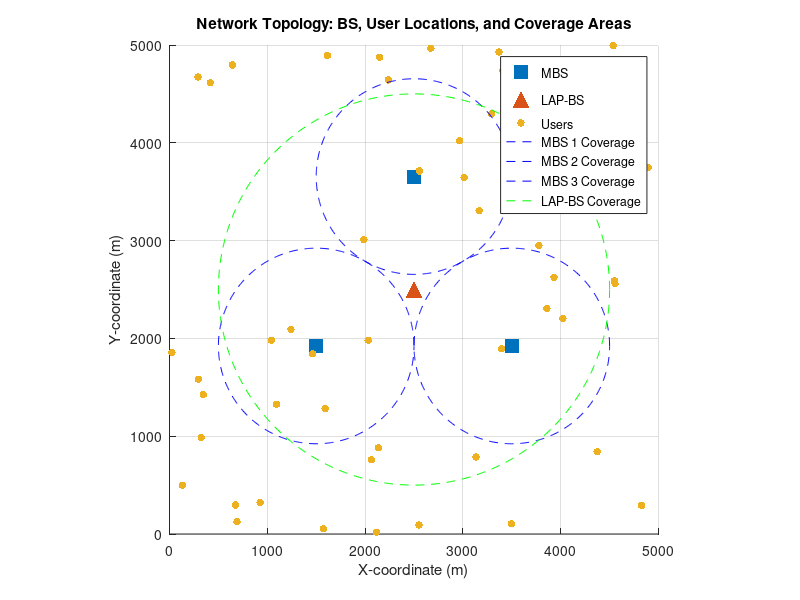

This chart was generated by the following MATLAB code: (Note: this script raises an error after producing the figure.)
% MATLAB Simulation for Coordinated Beamforming (CoMP)
% Comparing RZF, ZF, and MRT Precoding within CoMP


% Clear workspace and command window
clear;
clc;
close all;

%% System Parameters
num_users = 50; % Total number of users (I)
num_BS = 4; % Total number of base stations (J) (1 LAP, 3 MBS)
num_antennas_per_BS = 4; % Number of transmit antennas per BS (Nt)
total_antennas = num_BS * num_antennas_per_BS; % Total antennas in the cluster

% Simulation area (square)
area_size_m = 5000; % 5 km x 5 km

% Coverage Radii in meters)
mbs_coverage_radius_m = 1000; % 1 km
lap_coverage_radius_m = 2000; % 2 km

% BS Locations [x, y, z] in meters
center_x = area_size_m / 2; % 2500
center_y = area_size_m / 2; % 2500
mbs_triangle_side_length = 2 * mbs_coverage_radius_m; % 2000 m
mbs_distance_to_center = mbs_triangle_side_length / sqrt(3);

bs_locations = [
    center_x, center_y + mbs_distance_to_center, 30; % MBS 1
    center_x - mbs_triangle_side_length/2, center_y - mbs_distance_to_center/2, 30; % MBS 2
    center_x + mbs_triangle_side_length/2, center_y - mbs_distance_to_center/2, 30; % MBS 3
    center_x, center_y, 2000; % LAP-BS
];

% User Locations [x, y] in meters - Randomly distributed
user_locations = area_size_m * rand(num_users, 2);

% Random Walk Mobility Parameters
v_min = 1; % Minimum speed (m/s)
v_max = 10; % Maximum speed (m/s)
D_max = 10; % Maximum distance per time slot (meters)

% Channel Model Parameters
fc_MHz = 2545; % Carrier frequency (2 GHz)
c = 3e8; % Speed of light
lambda = c / (fc_MHz * 1e6); % Wavelength
noise_power_dBm = -100; % Noise power
noise_power_watt = 10^(noise_power_dBm / 10) * 1e-3; % Noise power in Watts

% Path Loss Model Parameters
mbs_height_m = 30; % MBS height
alpha_NLoS_std_dev_dB = 6; % Shadowing standard deviation
sigma_LAP = 4; % Elevation-dependent loss for LAP
rician_K_dB = 10; % Rician K factor in dB
rician_K = 10^(rician_K_dB / 10); % Rician K factor (linear)

% Power Constraints
P_j_dBm = 46; % Per-BS transmit power (1 Watt)
P_j_watt = 10^(P_j_dBm / 10) * 1e-3; % Per-BS power in Watts
P_total_watt = num_BS * P_j_watt; % Total power

% Scheduling & Beamforming Parameters
sus_candidate_set_size = 8; % Candidate users per BS
SINR_threshold_dB = 0; % Minimum SINR for RZF
SINR_threshold_linear = 10^(SINR_threshold_dB / 10);
c_init = 1; % Initial RZF regularization
c_max = 100; % Maximum RZF regularization
max_simultaneous_users_comp = total_antennas; %

%% Simulation Parameters
num_time_slots_to_simulate =    1000; % Number of time slots

%% Data Storage for Multi-Time Slot Simulation
all_scheduled_sinrs_linear_comp_rzf = [];
all_scheduled_sinrs_linear_comp_zf = [];
all_scheduled_sinrs_linear_comp_mrt = [];

%% Network Topology Visualization (Initial, static)
figure;
hold on;
scatter(bs_locations(1:3, 1), bs_locations(1:3, 2), 100, 's', 'filled', 'DisplayName', 'MBS');
scatter(bs_locations(4, 1), bs_locations(4, 2), 150, '^', 'filled', 'DisplayName', 'LAP-BS');
scatter(user_locations(:, 1), user_locations(:, 2), 30, 'o', 'filled', 'DisplayName', 'Users');
theta = 0:0.01:2*pi;
for j = 1:3
    x_circle = bs_locations(j, 1) + mbs_coverage_radius_m * cos(theta);
    y_circle = bs_locations(j, 2) + mbs_coverage_radius_m * sin(theta);
    plot(x_circle, y_circle, 'b--', 'DisplayName', sprintf('MBS %d Coverage', j));
end
x_circle = bs_locations(4, 1) + lap_coverage_radius_m * cos(theta);
y_circle = bs_locations(4, 2) + lap_coverage_radius_m * sin(theta);
plot(x_circle, y_circle, 'g--', 'DisplayName', 'LAP-BS Coverage');
xlabel('X-coordinate (m)');
ylabel('Y-coordinate (m)');
title('Network Topology: BS, User Locations, and Coverage Areas');
legend;
grid on;
axis equal;
xlim([0 area_size_m]);
ylim([0 area_size_m]);
hold off;

%% Multi-Time Slot Simulation Loop
fprintf('Starting Multi-Time Slot Simulation (%d slots) for CoMP scenarios with Random Walk mobility and binary scheduling...\n', num_time_slots_to_simulate);
for time_slot = 1:num_time_slots_to_simulate
    fprintf('\n--- Time Slot %d ---\n', time_slot);
    %% Update User Locations (Random Walk Model)
    % Generate random directions and speeds
    theta_i = 2 * pi * rand(num_users, 1); % Random direction in [0, 2*pi]
    v_i = v_min + (v_max - v_min) * rand(num_users, 1); % Random speed in [v_min, v_max]
    % Update locations
    for i = 1:num_users
        x_new = user_locations(i, 1) + (v_i(i) / v_max) * D_max * cos(theta_i(i));
        y_new = user_locations(i, 2) + (v_i(i) / v_max) * D_max * sin(theta_i(i));
        % Boundary reflection
        if x_new < 0
            x_new = -x_new; % Reflect off x=0
            theta_i(i) = pi - theta_i(i); % Reverse x-component of direction
        elseif x_new > area_size_m
            x_new = 2 * area_size_m - x_new; % Reflect off x=area_size_m
            theta_i(i) = pi - theta_i(i);
        end
        if y_new < 0
            y_new = -y_new; % Reflect off y=0
            theta_i(i) = -theta_i(i); % Reverse y-component of direction
        elseif y_new > area_size_m
            y_new = 2 * area_size_m - y_new; % Reflect off y=area_size_m
            theta_i(i) = -theta_i(i);
        end
        user_locations(i, :) = [x_new, y_new];
    end
    % Ensure users stay within bounds (additional check)
    user_locations(:, 1) = max(0, min(area_size_m, user_locations(:, 1)));
    user_locations(:, 2) = max(0, min(area_size_m, user_locations(:, 2)));

    %% Channel Generation (Large-scale and small-scale fading)
    % Large-scale fading (path loss and shadowing)
    channel_gain_linear = zeros(num_users, num_BS);
    for i = 1:num_users
        for j = 1:num_BS
            user_pos = [user_locations(i, :), 0];
            bs_pos = bs_locations(j, :);
            d_ij = norm(user_pos - bs_pos);
            if d_ij < 1e-3
                d_ij = 1e-3;
            end
            if j <= 3 % MBS
                alpha_NLoS_dB = alpha_NLoS_std_dev_dB * randn(1, 1);
                path_loss_dB_val = 40 * log10(d_ij / 1000) + (-18 * log10(mbs_height_m) + 21 * log10(fc_MHz) + 80 + alpha_NLoS_dB);
            else % LAP-BS
                elevation_angle_rad = atan2(bs_locations(j, 3), norm(user_locations(i, :) - bs_locations(j, 1:2)));
                path_loss_free_space_dB = 20 * log10((4 * pi * (fc_MHz * 1e6) * d_ij) / c);
                path_loss_additional_dB = (sigma_LAP - 2) * (1 - elevation_angle_rad / (pi / 2))^2;
                path_loss_dB_val = path_loss_free_space_dB + path_loss_additional_dB;
            end
            channel_gain_linear(i, j) = 10^(-path_loss_dB_val / 10);
        end
    end
    % Small-scale fading
    channel_h_ts = cell(num_users, num_BS);
    for i = 1:num_users
        for j = 1:num_BS
            if j <= 3 % MBS (Rayleigh)
                channel_h_ts{i, j} = sqrt(channel_gain_linear(i, j)) * (randn(num_antennas_per_BS, 1) + 1i * randn(num_antennas_per_BS, 1)) / sqrt(2);
            else % LAP-BS (Rician)
                h_tilde = ones(num_antennas_per_BS, 1);
                h_bar = (randn(num_antennas_per_BS, 1) + 1i * randn(num_antennas_per_BS, 1)) / sqrt(2);
                channel_h_ts{i, j} = sqrt(channel_gain_linear(i, j)) * (sqrt(rician_K / (1 + rician_K)) * h_tilde + sqrt(1 / (1 + rician_K)) * h_bar);
            end
        end
    end
    % Construct full channel matrix H for all users
    H_ts_comp = zeros(num_users, total_antennas);
    for i = 1:num_users
        row_i = [];
        for j = 1:num_BS
            row_i = [row_i, channel_h_ts{i, j}'];
        end
        H_ts_comp(i, :) = row_i;
    end

    %% User Scheduling (CoMP SUS)
    candidate_sets_ts = cell(1, num_BS);
    for j = 1:num_BS
        selected_users_for_bs_j = [];
        available_users = 1:num_users;
        current_channel_gains_for_bs_j = zeros(1, num_users);
        for u_idx = 1:num_users
            current_channel_gains_for_bs_j(u_idx) = norm(channel_h_ts{u_idx, j})^2;
        end
        [~, initial_user_idx_in_available] = max(current_channel_gains_for_bs_j(available_users));
        initial_user = available_users(initial_user_idx_in_available);
        selected_users_for_bs_j = [selected_users_for_bs_j, initial_user];
        available_users(initial_user_idx_in_available) = [];
        while length(selected_users_for_bs_j) < sus_candidate_set_size && ~isempty(available_users)
            min_max_correlation = inf;
            best_candidate_user = -1;
            best_candidate_user_idx_in_available = -1;
            for u_candidate_idx = 1:length(available_users)
                u_candidate = available_users(u_candidate_idx);
                max_correlation = 0;
                for u_selected = selected_users_for_bs_j
                    norm_u_candidate = norm(channel_h_ts{u_candidate, j});
                    norm_u_selected = norm(channel_h_ts{u_selected, j});
                    if norm_u_candidate > 0 && norm_u_selected > 0
                        correlation = abs(channel_h_ts{u_candidate, j}' * channel_h_ts{u_selected, j}) / (norm_u_candidate * norm_u_selected);
                        max_correlation = max(max_correlation, correlation);
                    else
                        max_correlation = 1;
                    end
                end
                if max_correlation < min_max_correlation
                    min_max_correlation = max_correlation;
                    best_candidate_user = u_candidate;
                    best_candidate_user_idx_in_available = u_candidate_idx;
                end
            end
            if best_candidate_user ~= -1
                selected_users_for_bs_j = [selected_users_for_bs_j, best_candidate_user];
                available_users(best_candidate_user_idx_in_available) = [];
            else
                break;
            end
        end
        candidate_sets_ts{j} = selected_users_for_bs_j;
    end
    all_candidate_users_ts = unique(cell2mat(candidate_sets_ts));
    overlap_users_ts = [];
    user_candidate_counts_ts = zeros(1, num_users);
    for i = 1:num_users
        for j = 1:num_BS
            if ismember(i, candidate_sets_ts{j})
                user_candidate_counts_ts(i) = user_candidate_counts_ts(i) + 1;
            end
        end
        if user_candidate_counts_ts(i) > 1
            overlap_users_ts = [overlap_users_ts, i];
        end
    end
    resolved_assigned_users_ts = zeros(1, num_users);
    resolved_user_bs_assignment_ts = zeros(1, num_users);
    for u = overlap_users_ts
        bs_considering_u = [];
        for j = 1:num_BS
            if ismember(u, candidate_sets_ts{j})
                bs_considering_u = [bs_considering_u, j];
            end
        end
        max_gain = -inf;
        best_bs_for_u = -1;
        for j = bs_considering_u
            if norm(channel_h_ts{u, j})^2 > max_gain
                max_gain = norm(channel_h_ts{u, j})^2;
                best_bs_for_u = j;
            end
        end
        resolved_assigned_users_ts(u) = 1;
        resolved_user_bs_assignment_ts(u) = best_bs_for_u;
    end
    non_overlap_users_ts = setdiff(all_candidate_users_ts, overlap_users_ts);
    for u = non_overlap_users_ts
        for j = 1:num_BS
            if ismember(u, candidate_sets_ts{j})
                resolved_assigned_users_ts(u) = 1;
                resolved_user_bs_assignment_ts(u) = j;
                break;
            end
        end
    end
    initially_assigned_users_ts = find(resolved_assigned_users_ts == 1);
    if length(initially_assigned_users_ts) > max_simultaneous_users_comp
        user_gain_from_assigned_bs_ts = zeros(1, length(initially_assigned_users_ts));
        assigned_user_indices_for_gain_sort_ts = initially_assigned_users_ts;
        for u_idx = 1:length(assigned_user_indices_for_gain_sort_ts)
            u = assigned_user_indices_for_gain_sort_ts(u_idx);
            assigned_bs = resolved_user_bs_assignment_ts(u);
            user_gain_from_assigned_bs_ts(u_idx) = norm(channel_h_ts{u, assigned_bs})^2;
        end
        [~, sorted_indices_in_assigned_ts] = sort(user_gain_from_assigned_bs_ts, 'descend');
        selected_user_indices_in_initially_assigned_ts = sorted_indices_in_assigned_ts(1:max_simultaneous_users_comp);
        scheduled_user_indices_ts_comp = initially_assigned_users_ts(selected_user_indices_in_initially_assigned_ts);
    else
        scheduled_user_indices_ts_comp = initially_assigned_users_ts;
    end
    S_ts_comp = scheduled_user_indices_ts_comp;
    num_scheduled_users_ts_comp = length(S_ts_comp);
    final_user_bs_assignment_ts_comp = resolved_user_bs_assignment_ts(S_ts_comp);
    % Define binary scheduling variable
    s_k = zeros(1, num_users);
    s_k(S_ts_comp) = 1; % 1 for scheduled users, 0 otherwise

    %% Beamforming and SINR Calculation
    if num_scheduled_users_ts_comp > 0
        % RZF
        [W_comp_rzf_ts, sinrs_comp_rzf_ts] = calculate_rzf_sinr(H_ts_comp, s_k, S_ts_comp, P_j_watt, num_antennas_per_BS, noise_power_watt, c_init, c_max, SINR_threshold_linear);
        if ~isempty(sinrs_comp_rzf_ts)
            all_scheduled_sinrs_linear_comp_rzf = [all_scheduled_sinrs_linear_comp_rzf, sinrs_comp_rzf_ts];
        end
        % ZF
        if num_scheduled_users_ts_comp <= total_antennas
            [W_comp_zf_ts, sinrs_comp_zf_ts] = calculate_zf_sinr(H_ts_comp, s_k, S_ts_comp, P_j_watt, num_antennas_per_BS, noise_power_watt);
            if ~isempty(sinrs_comp_zf_ts)
                all_scheduled_sinrs_linear_comp_zf = [all_scheduled_sinrs_linear_comp_zf, sinrs_comp_zf_ts];
            end
        end
        % MRT
        [W_comp_mrt_ts, sinrs_comp_mrt_ts] = calculate_mrt_sinr(H_ts_comp, s_k, S_ts_comp, P_j_watt, num_antennas_per_BS, noise_power_watt);
        if ~isempty(sinrs_comp_mrt_ts)
            all_scheduled_sinrs_linear_comp_mrt = [all_scheduled_sinrs_linear_comp_mrt, sinrs_comp_mrt_ts];
        end
    else
        fprintf('No users scheduled for CoMP in Time Slot %d.\n', time_slot);
    end
end
fprintf('\n--- Multi-Time Slot Simulation Complete ---\n');
fprintf('Total time slots simulated: %d\n', num_time_slots_to_simulate);

%% SINR CCDF Plot
fprintf('Generating SINR CCDF Comparison Plot (CoMP Only)...\n');
figure;
hold on;
if ~isempty(all_scheduled_sinrs_linear_comp_rzf)
    valid_indices = ~isnan(all_scheduled_sinrs_linear_comp_rzf) & ~isinf(all_scheduled_sinrs_linear_comp_rzf) & all_scheduled_sinrs_linear_comp_rzf > 0;
    sinrs_dB = 10*log10(all_scheduled_sinrs_linear_comp_rzf(valid_indices));
    sorted_sinrs_dB = sort(sinrs_dB);
    num_scheduled_instances = length(sorted_sinrs_dB);
    ccdf_values = 1 - (1:num_scheduled_instances) / num_scheduled_instances + (1/num_scheduled_instances);
    semilogy(sorted_sinrs_dB, ccdf_values, 'b-', 'DisplayName', 'CoMP (RZF)');
end
if ~isempty(all_scheduled_sinrs_linear_comp_zf)
    valid_indices = ~isnan(all_scheduled_sinrs_linear_comp_zf) & ~isinf(all_scheduled_sinrs_linear_comp_zf) & all_scheduled_sinrs_linear_comp_zf > 0;
    sinrs_dB = 10*log10(all_scheduled_sinrs_linear_comp_zf(valid_indices));
    sorted_sinrs_dB = sort(sinrs_dB);
    num_scheduled_instances = length(sorted_sinrs_dB);
    ccdf_values = 1 - (1:num_scheduled_instances) / num_scheduled_instances + (1/num_scheduled_instances);
    semilogy(sorted_sinrs_dB, ccdf_values, 'b--', 'DisplayName', 'CoMP (ZF)');
end
if ~isempty(all_scheduled_sinrs_linear_comp_mrt)
    valid_indices = ~isnan(all_scheduled_sinrs_linear_comp_mrt) & ~isinf(all_scheduled_sinrs_linear_comp_mrt) & all_scheduled_sinrs_linear_comp_mrt > 0;
    sinrs_dB = 10*log10(all_scheduled_sinrs_linear_comp_mrt(valid_indices));
    sorted_sinrs_dB = sort(sinrs_dB);
    num_scheduled_instances = length(sorted_sinrs_dB);
    ccdf_values = 1 - (1:num_scheduled_instances) / num_scheduled_instances + (1/num_scheduled_instances);
    semilogy(sorted_sinrs_dB, ccdf_values, 'b:', 'DisplayName', 'CoMP (MRT)');
end
xlabel('SINR (dB)');
ylabel('CCDF P(SINR > x)');
title('SINR CCDF Comparison (CoMP: RZF, ZF, MRT)');
legend;
grid on;
hold off;

fprintf('\nSimulation and Plotting Complete.\n');

%% Helper Function to Calculate RZF Beams and SINR
function [W_normalized, user_sinrs_linear] = calculate_rzf_sinr(H, s_k, scheduled_user_indices, P_j_watt, num_antennas_per_BS, noise_power_watt, c_init, c_max, SINR_threshold_linear)
    num_users = size(H, 1);
    total_antennas = size(H, 2);
    num_BS = total_antennas / num_antennas_per_BS;
    num_scheduled_users = length(scheduled_user_indices);
    if num_scheduled_users == 0
        W_normalized = [];
        user_sinrs_linear = [];
        return;
    end
    % Select channel matrix for scheduled users
    H_S = H(scheduled_user_indices, :);
    current_c = c_init;
    rzf_converged = false;
    W_normalized = [];
    while current_c <= c_max
        avg_power_per_user = (num_BS * P_j_watt) / num_scheduled_users;
        delta = current_c * noise_power_watt / avg_power_per_user;
        try
            matrix_to_invert = (H_S * H_S' + delta * eye(num_scheduled_users));
            if size(matrix_to_invert, 1) ~= size(matrix_to_invert, 2) || rank(matrix_to_invert) < size(matrix_to_invert, 1)
                W_unnormalized_temp = H_S' * pinv(matrix_to_invert);
            else
                W_unnormalized_temp = H_S' * inv(matrix_to_invert);
            end
        catch
            W_unnormalized_temp = H_S' * pinv(H_S * H_S' + delta * eye(num_scheduled_users));
        end
        if any(isnan(W_unnormalized_temp(:))) || any(isinf(W_unnormalized_temp(:)))
            break;
        end
        W_normalized_temp = zeros(total_antennas, num_scheduled_users);
        valid_normalization = true;
        for j = 1:num_BS
            antenna_indices = ((j-1)*num_antennas_per_BS + 1):(j*num_antennas_per_BS);
            W_j_unnormalized = W_unnormalized_temp(antenna_indices, :);
            power_at_bs_j = sum(sum(abs(W_j_unnormalized).^2));
            if power_at_bs_j > P_j_watt
                scaling_factor = sqrt(P_j_watt / power_at_bs_j);
                if isnan(scaling_factor) || isinf(scaling_factor)
                    valid_normalization = false;
                    break;
                end
                W_normalized_temp(antenna_indices, :) = W_j_unnormalized * scaling_factor;
            else
                W_normalized_temp(antenna_indices, :) = W_j_unnormalized;
            end
        end
        if ~valid_normalization || any(isnan(W_normalized_temp(:))) || any(isinf(W_normalized_temp(:)))
            break;
        end
        % Compute SINR for all users, using s_k
        user_sinrs_linear = zeros(1, num_users);
        for k = 1:num_users
            if s_k(k) == 0
                user_sinrs_linear(k) = 0; % No SINR if not scheduled
                continue;
            end
            scheduled_idx = find(scheduled_user_indices == k);
            if isempty(scheduled_idx)
                user_sinrs_linear(k) = 0;
                continue;
            end
            w_k = W_normalized_temp(:, scheduled_idx);
            h_k = H(k, :)';
            desired_signal_power = s_k(k) * abs(h_k' * w_k)^2;
            interference_power = 0;
            for l = 1:num_users
                if l ~= k && s_k(l) == 1
                    scheduled_idx_l = find(scheduled_user_indices == l);
                    if ~isempty(scheduled_idx_l)
                        w_l = W_normalized_temp(:, scheduled_idx_l);
                        interference_power = interference_power + s_k(l) * abs(h_k' * w_l)^2;
                    end
                end
            end
            denominator = interference_power + noise_power_watt + eps;
            user_sinrs_linear(k) = desired_signal_power / denominator;
        end
        % Check SINR for scheduled users only
        scheduled_sinrs = user_sinrs_linear(scheduled_user_indices);
        min_sinr_achieved = min(scheduled_sinrs);
        if any(isnan(scheduled_sinrs)) || any(isinf(scheduled_sinrs))
            break;
        end
        if min_sinr_achieved >= SINR_threshold_linear
            rzf_converged = true;
            W_normalized = W_normalized_temp;
            user_sinrs_linear = scheduled_sinrs; % Return only scheduled users' SINRs
            break;
        end
        current_c = current_c + 0.1;
    end
    if ~rzf_converged
        if ~isempty(scheduled_sinrs) && ~any(isnan(scheduled_sinrs)) && ~any(isinf(scheduled_sinrs))
            W_normalized = W_normalized_temp;
            user_sinrs_linear = scheduled_sinrs;
        else
            W_normalized = [];
            user_sinrs_linear = [];
        end
    end
end

%% Helper Function to Calculate ZF Beams and SINR
function [W_normalized, user_sinrs_linear] = calculate_zf_sinr(H, s_k, scheduled_user_indices, P_j_watt, num_antennas_per_BS, noise_power_watt)
    num_users = size(H, 1);
    total_antennas = size(H, 2);
    num_BS = total_antennas / num_antennas_per_BS;
    num_scheduled_users = length(scheduled_user_indices);
    if num_scheduled_users == 0 || num_scheduled_users > total_antennas
        W_normalized = [];
        user_sinrs_linear = [];
        return;
    end
    % Select channel matrix for scheduled users
    H_S = H(scheduled_user_indices, :);
    W_zf_unnormalized = H_S' * pinv(H_S * H_S');
    if any(isnan(W_zf_unnormalized(:))) || any(isinf(W_zf_unnormalized(:)))
        W_normalized = [];
        user_sinrs_linear = [];
        return;
    end
    W_normalized = zeros(total_antennas, num_scheduled_users);
    valid_normalization = true;
    for j = 1:num_BS
        antenna_indices = ((j-1)*num_antennas_per_BS + 1):(j*num_antennas_per_BS);
        W_j_unnormalized = W_zf_unnormalized(antenna_indices, :);
        power_at_bs_j = sum(sum(abs(W_j_unnormalized).^2));
        if power_at_bs_j > P_j_watt
            scaling_factor = sqrt(P_j_watt / power_at_bs_j);
            if isnan(scaling_factor) || isinf(scaling_factor)
                valid_normalization = false;
                break;
            end
            W_normalized(antenna_indices, :) = W_j_unnormalized * scaling_factor;
        else
            W_normalized(antenna_indices, :) = W_j_unnormalized;
        end
    end
    if ~valid_normalization || any(isnan(W_normalized(:))) || any(isinf(W_normalized(:)))
        W_normalized = [];
        user_sinrs_linear = [];
        return;
    end
    % Compute SINR for all users, using s_k
    user_sinrs_linear = zeros(1, num_users);
    for k = 1:num_users
        if s_k(k) == 0
            user_sinrs_linear(k) = 0; % No SINR if not scheduled
            continue;
        end
        scheduled_idx = find(scheduled_user_indices == k);
        if isempty(scheduled_idx)
            user_sinrs_linear(k) = 0;
            continue;
        end
        w_k = W_normalized(:, scheduled_idx);
        h_k = H(k, :)';
        desired_signal_power = s_k(k) * abs(h_k' * w_k)^2;
        interference_power = 0;
        for l = 1:num_users
            if l ~= k && s_k(l) == 1
                scheduled_idx_l = find(scheduled_user_indices == l);
                if ~isempty(scheduled_idx_l)
                    w_l = W_normalized(:, scheduled_idx_l);
                    interference_power = interference_power + s_k(l) * abs(h_k' * w_l)^2;
                end
            end
        end
        denominator = interference_power + noise_power_watt + eps;
        user_sinrs_linear(k) = desired_signal_power / denominator;
    end
    user_sinrs_linear = user_sinrs_linear(scheduled_user_indices); % Return only scheduled users' SINRs
    valid_sinr_indices = ~isnan(user_sinrs_linear) & ~isinf(user_sinrs_linear);
    user_sinrs_linear = user_sinrs_linear(valid_sinr_indices);
    W_normalized = W_normalized(:, valid_sinr_indices);
end

%% Helper Function to Calculate MRT Beams and SINR
function [W_normalized, user_sinrs_linear] = calculate_mrt_sinr(H, s_k, scheduled_user_indices, P_j_watt, num_antennas_per_BS, noise_power_watt)
    num_users = size(H, 1);
    total_antennas = size(H, 2);
    num_BS = total_antennas / num_antennas_per_BS;
    num_scheduled_users = length(scheduled_user_indices);
    if num_scheduled_users == 0
        W_normalized = [];
        user_sinrs_linear = [];
        return;
    end
    % Select channel matrix for scheduled users
    H_S = H(scheduled_user_indices, :);
    W_mrt_unnormalized = H_S';
    if any(isnan(W_mrt_unnormalized(:))) || any(isinf(W_mrt_unnormalized(:)))
        W_normalized = [];
        user_sinrs_linear = [];
        return;
    end
    W_normalized = zeros(total_antennas, num_scheduled_users);
    valid_normalization = true;
    for j = 1:num_BS
        antenna_indices = ((j-1)*num_antennas_per_BS + 1):(j*num_antennas_per_BS);
        W_j_unnormalized = W_mrt_unnormalized(antenna_indices, :);
        power_at_bs_j = sum(sum(abs(W_j_unnormalized).^2));
        if power_at_bs_j > P_j_watt
            scaling_factor = sqrt(P_j_watt / power_at_bs_j);
            if isnan(scaling_factor) || isinf(scaling_factor)
                valid_normalization = false;
                break;
            end
            W_normalized(antenna_indices, :) = W_j_unnormalized * scaling_factor;
        else
            W_normalized(antenna_indices, :) = W_j_unnormalized;
        end
    end
    if ~valid_normalization || any(isnan(W_normalized(:))) || any(isinf(W_normalized(:)))
        W_normalized = [];
        user_sinrs_linear = [];
        return;
    end
    % Compute SINR for all users, using s_k
    user_sinrs_linear = zeros(1, num_users);
    for k = 1:num_users
        if s_k(k) == 0
            user_sinrs_linear(k) = 0; % No SINR if not scheduled
            continue;
        end
        scheduled_idx = find(scheduled_user_indices == k);
        if isempty(scheduled_idx)
            user_sinrs_linear(k) = 0;
            continue;
        end
        w_k = W_normalized(:, scheduled_idx);
        h_k = H(k, :)';
        desired_signal_power = s_k(k) * abs(h_k' * w_k)^2;
        interference_power = 0;
        for l = 1:num_users
            if l ~= k && s_k(l) == 1
                scheduled_idx_l = find(scheduled_user_indices == l);
                if ~isempty(scheduled_idx_l)
                    w_l = W_normalized(:, scheduled_idx_l);
                    interference_power = interference_power + s_k(l) * abs(h_k' * w_l)^2;
                end
            end
        end
        denominator = interference_power + noise_power_watt + eps;
        user_sinrs_linear(k) = desired_signal_power / denominator;
    end
    user_sinrs_linear = user_sinrs_linear(scheduled_user_indices); % Return only scheduled users' SINRs
    valid_sinr_indices = ~isnan(user_sinrs_linear) & ~isinf(user_sinrs_linear);
    user_sinrs_linear = user_sinrs_linear(valid_sinr_indices);
    W_normalized = W_normalized(:, valid_sinr_indices);
end